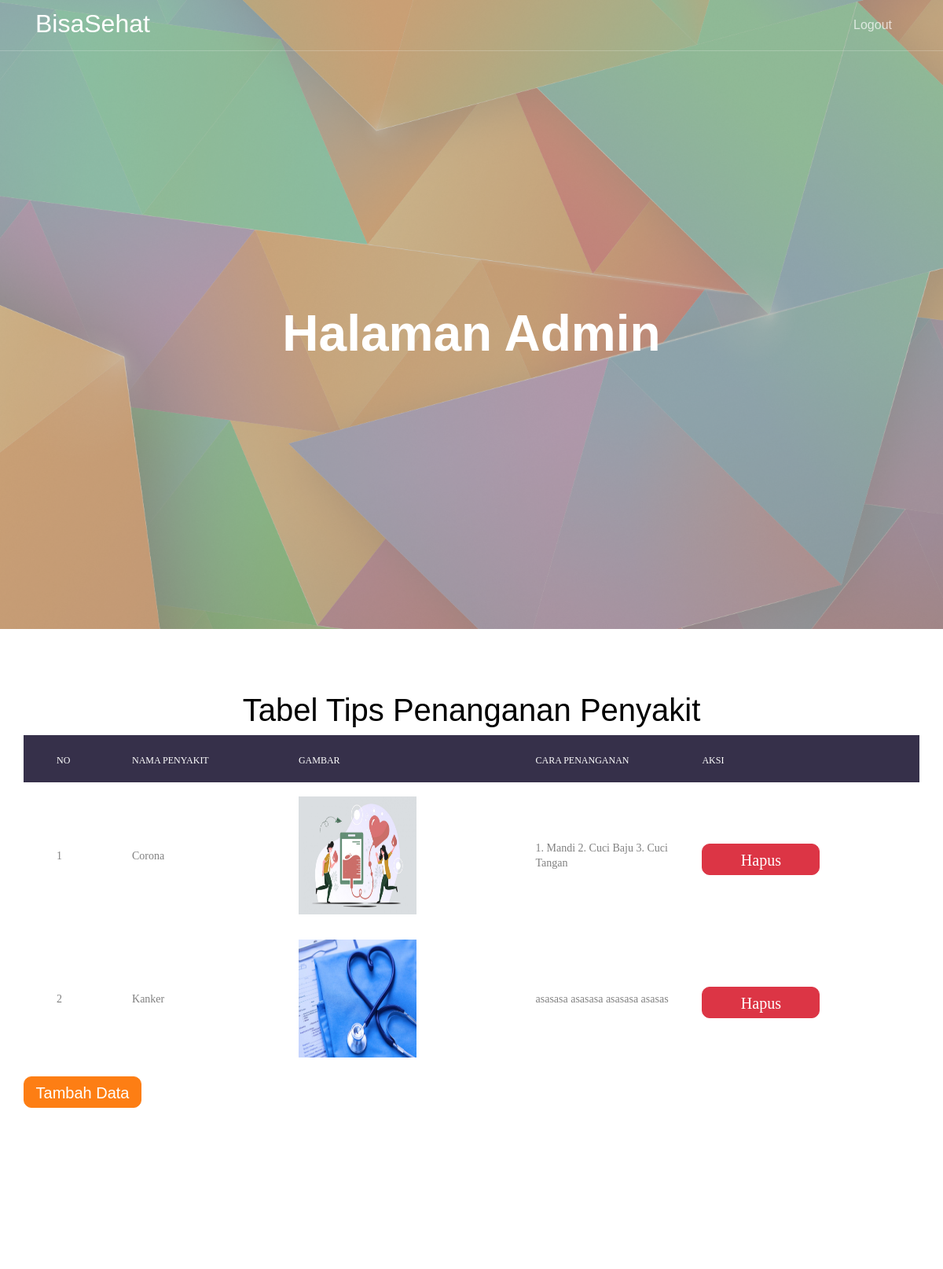
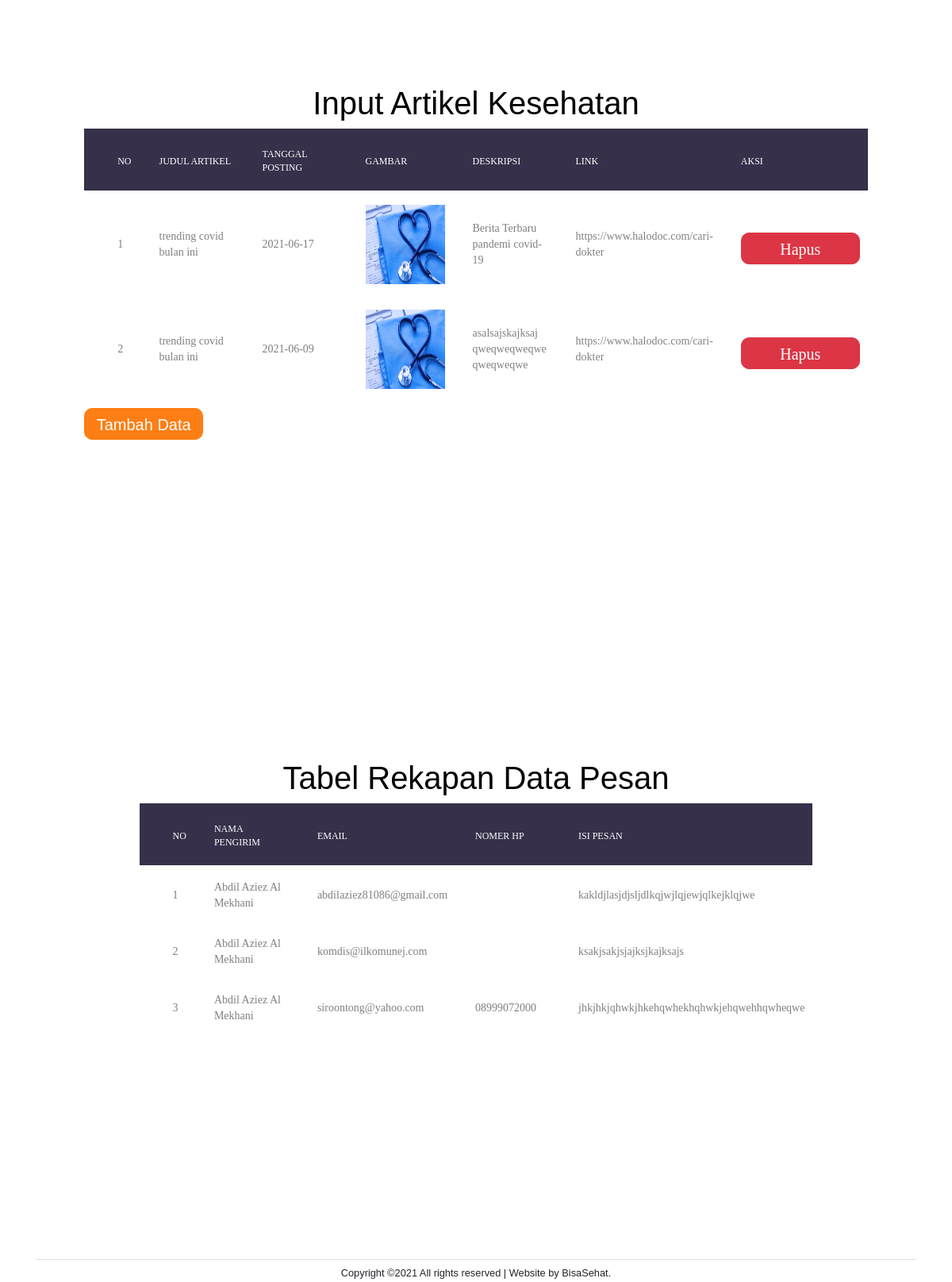
The page /admin.php (signed in) on the database its author committed (2 pictures, top to bottom).
### tables this page shows
CREATE TABLE `solusipenyakit` (
  `id_jenis` int(11) NOT NULL,
  `jenisPasien` varchar(110) NOT NULL,
  `keterangan` longtext NOT NULL,
  `gambar` varchar(110) NOT NULL
);

CREATE TABLE `artikelkesehatan` (
  `id_berita` int(11) NOT NULL,
  `judulBerita` varchar(100) NOT NULL,
  `tanggalPosting` date NOT NULL,
  `gambar` varchar(200) NOT NULL,
  `deskripsi` longtext NOT NULL,
  `link` mediumtext NOT NULL
);

CREATE TABLE `pesan` (
  `id_pesan` int(11) NOT NULL,
  `namaLengkap` varchar(100) NOT NULL,
  `email` varchar(100) NOT NULL,
  `nomerHp` varchar(200) NOT NULL,
  `keterangan` longtext NOT NULL
);

### connect.php (called while the page is built, shortened)
<?php
$conn = mysqli_connect("localhost","root","","bisasehat");
function query($query)
{
  global $conn;
  $result = mysqli_query($conn,$query);
  $rows = [];
  while ($row = mysqli_fetch_assoc($result)){
    $rows[]=$row;
  }
  return $rows;
}
?>

### admin.php (the view, shortened to what this page needs)
<?php
require 'connect.php';
$penyakit = query("SELECT * FROM solusipenyakit ");
$berita = query("SELECT * FROM artikelkesehatan ");
$pesan = query("SELECT * FROM pesan ");
?>
<!doctype html>
<html lang="en">
  <head>
    <link rel="stylesheet" href="fonts/icomoon/style.css">
    <link rel="stylesheet" href="css/bootstrap.min.css">
    <link rel="stylesheet" href="css/jquery-ui.css">
    <link rel="stylesheet" href="css/owl.carousel.min.css">
    <link rel="stylesheet" href="css/owl.theme.default.min.css">
    <link rel="stylesheet" href="css/owl.theme.default.min.css">
    <link rel="stylesheet" href="css/jquery.fancybox.min.css">
    <link rel="stylesheet" href="css/bootstrap-datepicker.css">
    <link rel="stylesheet" href="fonts/flaticon/font/flaticon.css">
    <link rel="stylesheet" href="css/aos.css">
    <link rel="stylesheet" href="css/style.css">
    <link rel="stylesheet" type="text/css" href="admin/vendor/bootstrap/css/bootstrap.min.css">
    <link rel="stylesheet" type="text/css" href="admin/fonts/font-awesome-4.7.0/css/font-awesome.min.css">
    <link rel="stylesheet" type="text/css" href="admin/vendor/animate/animate.css">
    <link rel="stylesheet" type="text/css" href="admin/vendor/select2/select2.min.css">
    <link rel="stylesheet" type="text/css" href="admin/vendor/perfect-scrollbar/perfect-scrollbar.css">
    <link rel="stylesheet" type="text/css" href="admin/css/util.css">
    <link rel="stylesheet" type="text/css" href="admin/css/main.css">
    <link rel="stylesheet" type="text/css" href="admin/css/style.css">
  </head>
  <body data-spy="scroll" data-target=".site-navbar-target" data-offset="300">
  <div class="site-wrap">
    <header class="site-navbar js-sticky-header site-navbar-target" role="banner">
      <div class="container">
        <div class="row align-items-center">
          <div class="col-6 col-xl-2">
            <h1 class="mb-0 site-logo"><a href="index.html" class="h2 mb-0">BisaSehat<span class="text-primary"></span> </a></h1>
          </div>
          <div class="col-12 col-md-10 d-none d-xl-block">
            <nav class="site-navigation position-relative text-right" role="navigation">
              <ul class="site-menu main-menu js-clone-nav mr-auto d-none d-lg-block">
                <li><a href="logout.php" class="nav-link">Logout</a></li>
              </ul>
            </nav>
          </div>
        </div>
      </div>
    </header>
    <div class="site-blocks-cover overlay" style="background-image: url(images/bgadmin2.jpg);" data-aos="fade">
      <div class="container">
        <div class="row align-items-center justify-content-center">
              <div class="col-md-8 mt-lg-5 text-center">
                <h1>Halaman Admin</h1>
              </div>
        </div>
      </div>
    </div>
    <div class="intro-section">
        <div class="container-table100" style="background-color: white;">
          <div class="wrap-table100">
            <div class="table100 ver1 m-b-110">
              <table data-vertable="ver1">
                <h1 class="m-b-10 text-center text-black">Tabel Tips Penanganan Penyakit</h1>
                <thead>
                  <tr class="row100 head">
                    <th class="column100 column1" data-column="column1">No</th>
                    <th class="column100 column2" data-column="column2">Nama Penyakit</th>
                    <th class="column100 column3" data-column="column3">Gambar</th>
                    <th class="column100 column4" data-column="column4">Cara Penanganan</th>
                    <th class="column100 column5" data-column="column5">Aksi</th>
                  </tr>
                </thead>
                <tbody>
                <?php $i = 1; ?>
                <?php foreach ($penyakit as $var):?>
                  <tr class="row100">
                    <td class="column100 column1" data-column="column1"><?php echo $i; ?></td>
                    <td class="column100 column2" data-column="column2"><?php echo  $var['jenisPasien'];?></td>
                    <td class="column100 column3" data-column="column3"><img src="upload/<?php echo $var['gambar']; ?>" style="width : 150px; height: 150px;" alt=""> </td>
                    <td class="column100 column4" data-column="column4"><?php echo $var['keterangan']; ?></td>
                    <td class="column100 column5" data-column="column5"><a class="btn btn-danger" href="hapus.php?id_jenis=<?= $var["id_jenis"];?>" onclick="return confirm('Apakah Anda yakin untuk menghapus?'" role="button">Hapus</a></td>
                  </tr>
                <?php $i++;?>
                <?php endforeach; ?>
              </tbody>
              </table>
              <a class="btn btn-primary" href="solusiPenyakit.php" role="button">Tambah Data</a>
            </div>
          </div>
        </div>
      </div>
            <div class="intro-section">
                <div class="container-table100" style="background-color:white;>
                  <div class="wrap-table100">
                    <div class="table100 ver1 m-b-110">
                      <table data-vertable="ver1">
                        <h1 class="m-b-10 text-center text-black">Input Artikel Kesehatan</h1>
                        <thead>
                          <tr class="row100 head">
                            <th class="column100 column1" data-column="column1">No</th>
                            <th class="column100 column2" data-column="column2">Judul Artikel</th>
                            <th class="column100 column3" data-column="column3">Tanggal Posting</th>
                            <th class="column100 column3" data-column="column3">Gambar</th>
                            <th class="column100 column4" data-column="column4">Deskripsi</th>
                            <th class="column100 column4" data-column="column4">Link</th>
                            <th class="column100 column5" data-column="column5">Aksi</th>
                          </tr>
                        </thead>
                        <tbody>
                        <?php $i = 1; ?>
                        <?php foreach ($berita as $var):?>
                          <tr class="row100">
                            <td class="column100 column1" data-column="column1"><?php echo $i; ?></td>
                            <td class="column100 column2" data-column="column2"><?php echo  $var['judulBerita'];?></td>
                            <td class="column100 column3" data-column="column3"><?php echo $var['tanggalPosting']; ?></td>
                            <td class="column100 column3" data-column="column3"><img src="upload/<?php echo $var['gambar']; ?>" style=" width: 100px; height: 100px;" alt=""> </td>
                            <td class="column100 column4" data-column="column4"><?php echo $var['deskripsi']; ?></td>
                            <td class="column100 column4" data-column="column4"><?php echo $var['link']; ?></td>
                            <td class="column100 column5" data-column="column5"><a class="btn btn-danger" href="hapus.php?id_berita=<?= $var["id_berita"];?>" onclick="return confirm('Apakah Anda yakin untuk menghapus?'" role="button">Hapus</a></td>
                          </tr>
                        <?php $i++;?>
                        <?php endforeach; ?>
                      </tbody>
                      </table>
                      <a class="btn btn-primary" href="artikelKesehatan.php" role="button">Tambah Data</a>
                    </div>
                  </div>
                </div>
              </div>
              <div class="intro-section">
                  <div class="container-table100" style="background-color:white;>
                    <div class="wrap-table100">
                      <div class="table100 ver1 m-b-110">
                        <table data-vertable="ver1">
                          <h1 class="m-b-10 text-center text-black">Tabel Rekapan Data Pesan</h1>
                          <thead>
                            <tr class="row100 head">
                              <th class="column100 column1" data-column="column1">No</th>
                              <th class="column100 column2" data-column="column2">Nama Pengirim</th>
                              <th class="column100 column3" data-column="column3">Email</th>
                              <th class="column100 column4" data-column="column4">Nomer Hp</th>
                              <th class="column100 column5" data-column="column5">Isi Pesan</th>
                            </tr>
                          </thead>
                          <tbody>
                          <?php $i = 1; ?>
                          <?php foreach ($pesan as $var):?>
                            <tr class="row100">
                              <td class="column100 column1" data-column="column1"><?php echo $i; ?></td>
                              <td class="column100 column2" data-column="column2"><?php echo  $var['namaLengkap'];?></td>
                              <td class="column100 column3" data-column="column3"><?php echo $var['email']; ?></td>
                              <td class="column100 column4" data-column="column4"><?php echo $var['nomerHp']; ?></td>
                              <td class="column100 column5" data-column="column5"><?php echo $var['keterangan']; ?></td>
                            </tr>
                          <?php $i++;?>
                          <?php endforeach; ?>
                        </tbody>
                        </table>
                      </div>
                    </div>
                  </div>
    <footer>
      <div class="container">
        <div class="row text-center">
          <div class="col-md-12">
            <div class="border-top pt-1">
            <p class="copyright"><small>
            Copyright &copy;<script>document.write(new Date().getFullYear());</script> All rights reserved | Website by BisaSehat.
            </small></p>
            </div>
          </div>
        </div>
      </div>
    </footer>
  </body>
</html>

### css/style.css (style rules this page uses)
html { overflow-x: hidden; }
body { line-height: 1.7; color: rgb(105, 102, 102); font-weight: 400; font-size: 1rem; }
a { -webkit-transition: .3s all ease; -o-transition: .3s all ease; transition: .3s all ease; }
h1, h2, h3, h4, h5, .h1, .h2, .h3, .h4, .h5 { font-family: "Open Sans", -apple-system, BlinkMacSystemFont, "Segoe UI", Roboto, "Helvetica Neue", Arial, "Noto Sans", sans-serif, "Apple Color Emoji", "Segoe UI Emoji", "Segoe UI Symbol", "Noto Color Emoji"; }
.text-black { color: #000 !important; }
body:after { -webkit-transition: .3s all ease-in-out; -o-transition: .3s all ease-in-out; transition: .3s all ease-in-out; }
.btn { font-size: 16px; border-radius: 30px; padding: 10px 30px; }
.btn.btn-primary { background: #fd7e14; border-color: #fd7e14; color: #fff; }
.site-navbar { margin-bottom: 0px; z-index: 1999; position: absolute; top: 0; width: 100%; border-bottom: rgba(255, 255, 255, 0.7); }
.site-navbar .site-logo { position: relative; left: 0; top: -5px; }
.site-navbar .site-navigation .site-menu { margin-bottom: 0; }
.site-navbar .site-navigation .site-menu a { text-decoration: none !important; display: inline-block; }
.site-navbar .site-navigation .site-menu > li { display: inline-block; }
.site-navbar .site-navigation .site-menu > li > a { padding: 20px 20px; color: #000; display: inline-block; text-decoration: none !important; }
.site-mobile-menu .site-nav-wrap { padding: 0; margin: 0; list-style: none; position: relative; }
.site-mobile-menu .site-nav-wrap a { padding: 10px 20px; display: block; position: relative; color: #212529; }
.site-mobile-menu .site-nav-wrap li { position: relative; display: block; }
.site-mobile-menu .site-nav-wrap > li { display: block; position: relative; float: left; width: 100%; }
.site-mobile-menu .site-nav-wrap > li > a { padding-left: 20px; font-size: 20px; }
.sticky-wrapper .site-navbar { -webkit-transition: .3s all ease; -o-transition: .3s all ease; transition: .3s all ease; }
.sticky-wrapper .site-navbar { border-bottom: 1px solid rgba(255, 255, 255, 0.2); }
.sticky-wrapper .site-navbar .site-logo a { color: #fff; }
.sticky-wrapper .site-navbar .site-menu > li > a { color: rgba(255, 255, 255, 0.7) !important; }
.site-blocks-cover { background-size: cover; background-repeat: no-repeat; background-position: top; background-position: center center; }
.site-blocks-cover.overlay { position: relative; }
.site-blocks-cover.overlay:before { position: absolute; content: ""; left: 0; bottom: 0; right: 0; top: 0; background: rgba(184, 178, 166, 0.7); }
.site-blocks-cover, .site-blocks-cover > .container > .row { min-height: 600px; height: calc(100vh); }
.site-blocks-cover h1 { font-size: 4rem; font-weight: 400; color: #fff; font-weight: 900; }
.position-relative { position: relative; }

### admin/css/main.css (style rules this page uses)
* { margin: 0px; padding: 0px; box-sizing: border-box; }
body, html { height: 100%; font-family: sans-serif; }
a { margin: 0px; transition: all 0.4s; -webkit-transition: all 0.4s; -o-transition: all 0.4s; -moz-transition: all 0.4s; }
h1,h2,h3,h4,h5,h6 { margin: 0px; }
p { margin: 0px; }
ul, li { margin: 0px; list-style-type: none; }
.container-table100 { width: 100%; min-height: 100vh; background: #d1d1d1; display: -webkit-box; display: -webkit-flex; display: -moz-box; display: -ms-flexbox; display: flex; align-items: center; justify-content: center; flex-wrap: wrap; padding: 33px 30px; }
.wrap-table100 { width: 1300px; }
table { width: 100%; background-color: #fff; }
th, td { font-weight: unset; padding-right: 10px; }
.column100 { width: 130px; padding-left: 25px; }
.column100.column1 { width: 30px; padding-left: 42px; }
.btn { margin-top: 10px; width: 150px; height: 40px; font-size: 20px; border-radius: 10px; }
.row100.head th { padding-top: 24px; padding-bottom: 20px; }
.row100 td { padding-top: 18px; padding-bottom: 14px; }
.table100.ver1 td { font-family: Montserrat-Regular; font-size: 14px; color: #808080; line-height: 1.4; }
.table100.ver1 th { font-family: Montserrat-Medium; font-size: 12px; color: #fff; line-height: 1.4; text-transform: uppercase; background-color: #36304a; }

### rows shown on the page
solusipenyakit: jenisPasien "Corona", gambar (picture), keterangan "1. Mandi 2. Cuci Baju 3. Cuci Tangan"
solusipenyakit: jenisPasien "Kanker", gambar (picture), keterangan "asasasa asasasa asasasa asasas"
artikelkesehatan: judulBerita "trending covid bulan ini", tanggalPosting "2021-06-17", gambar (picture), deskripsi "Berita Terbaru pandemi covid-19", link "https://www.halodoc.com/cari-dokter"
artikelkesehatan: judulBerita "trending covid bulan ini", tanggalPosting "2021-06-09", gambar (picture), deskripsi "asalsajskajksaj qweqweqweqwe qweqweqwe", link "https://www.halodoc.com/cari-dokter"
pesan: namaLengkap "Abdil Aziez Al Mekhani", email "abdilaziez81086@gmail.com", keterangan "kakldjlasjdjsljdlkqjwjlqjewjqlkejklqjwe"
pesan: namaLengkap "Abdil Aziez Al Mekhani", email "komdis@ilkomunej.com", keterangan "ksakjsakjsjajksjkajksajs"
pesan: namaLengkap "Abdil Aziez Al Mekhani", email "siroontong@yahoo.com", nomerHp "08999072000", keterangan "jhkjhkjqhwkjhkehqwhekhqhwkjehqwehhqwheqwe"
